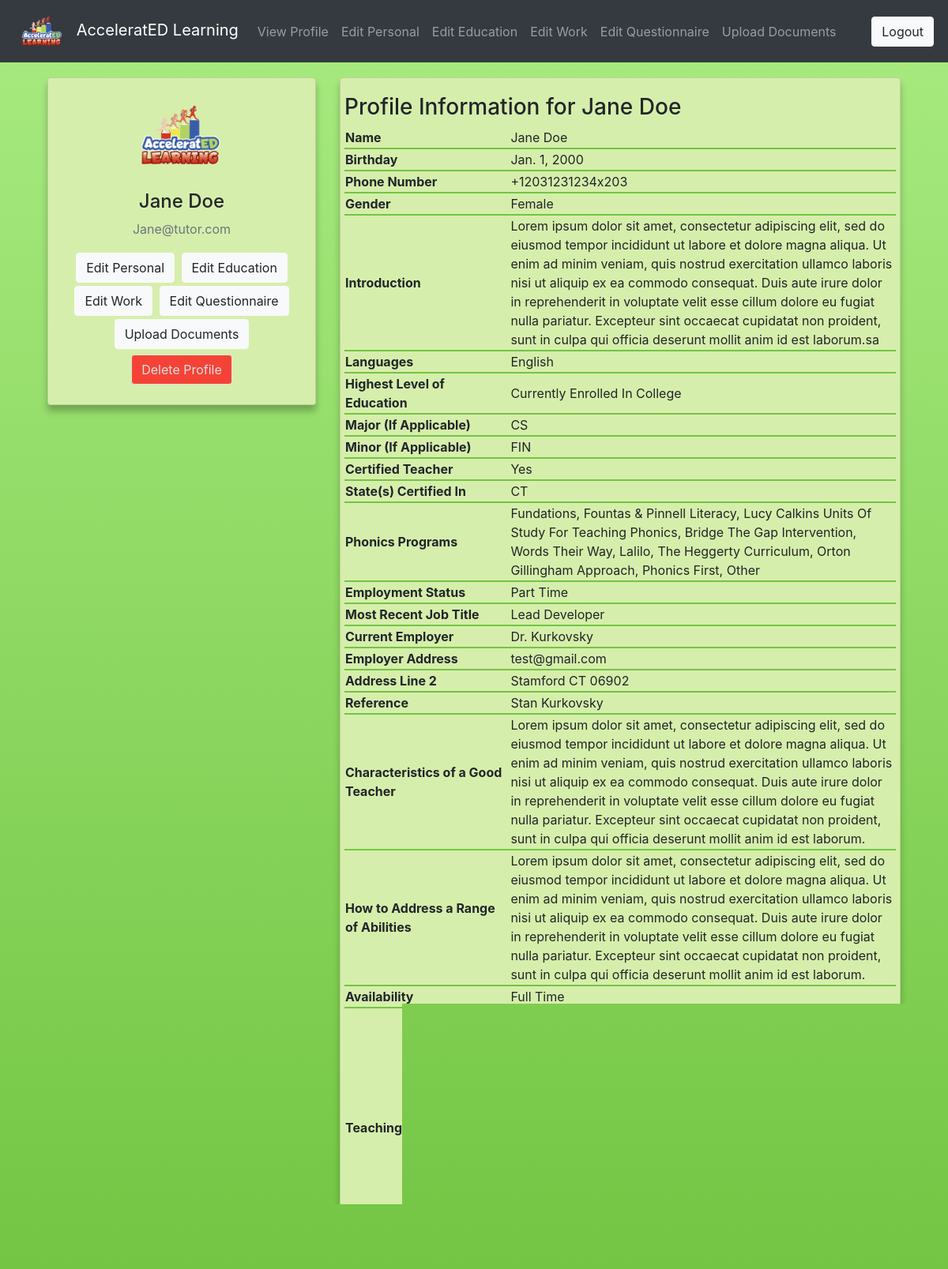
The app's page /tutor/profile/ (signed in) with its own data.
### tutor/models.py (models this page shows, shortened)
class Tutor(models.Model):
    PHONICS_CHOICES = (
        ('Fundations', 'Fundations'),
        ('Fountas & Pinnell Literacy', 'Fountas & Pinnell Literacy'),
        ('Lucy Calkins Units Of Study For Teaching Phonics',
         'Lucy Calkins Units Of Study For Teaching Phonics'),
        ('Bridge The Gap Intervention', 'Bridge The Gap Intervention'),
        ('Words Their Way', 'Words Their Way'),
        ('Lalilo', 'Lalilo'),
        ('The Heggerty Curriculum', 'The Heggerty Curriculum'),
        ('Orton Gillingham Approach', 'Orton Gillingham Approach'),
        ('Phonics First', 'Phonics First'),
        ('Other:', 'Other:')
    )
    EMPLOYMENT_CHOICES = (
        ('Full Time', 'Full Time'),
        ('Part Time', 'Part Time'),
        ('College Student', 'College Student'),
        ('Retired', 'Retired'),
        ('Other', 'Other')
    )
    STATE_CHOICES = (
        (
            ('AL','AL'),
            ('AK','AK'),
            ('AR','AR'),
            ('AZ','AZ'),
            ('CA','CA'),
            ('CO','CO'),
            ('CT','CT'),
            ('DC','DC'),
            ('DE','DE'),
            ('FL','FL'),
            ('GA','GA'),
            ('HI','HI'),
            ('IA','IA'),
            ('ID','ID'),
            ('IL','IL'),
            ('IN','IN'),
            ('KS','KS'),
            ('KY','KY'),
            ('LA','LA'),
            ('MA','MA'),
            ('MD','MD'),
            ('ME','ME'),
            ('MI','MI'),
            ('MN','MN'),
            ('MO','MO'),
            ('MS','MS'),
            ('MT','MT'),
            ('NC','NC'),
            ('NE','NE'),
            ('NH','NH'),
            ('NJ','NJ'),
            ('NM','NM'),
            ('NV','NV'),
            ('NY','NY'),
            ('ND','ND'),
            ('OH','OH'),
            ('OK','OK'),
            ('OR','OR'),
            ('PA','PA'),
            ('RI','RI'),
            ('SC','SC'),
            ('SD','SD'),
            ('TN','TN'),
            ('TX','TX'),
            ('UT','UT'),
            ('VT','VT'),
            ('VA','VA'),
            ('WA','WA'),
            ('WI','WI'),
            ('WV','WV'),
            ('WY','WY'),
            ('None','None')
        )
    )
    LANGUAGE_CHOICES = (
        ('English', 'English'),
        ('Spanish', 'Spanish')
    )
    GENDER_CHOICES = (
        ('Male', 'Male'),
        ('Female', 'Female'),
        ('Non-Binary', 'Non-Binary'),
        ('Other', 'Other')
    )
    DEGREE_CHOICES = (
        ('College Student', 'Currently Enrolled In College'),
        ('A.A./A.S.', 'Associate\'s Degree'),
        ('Technical Certification', 'Technical Certification'),
        ('B.A./B.S.', 'Bachelor\'s Degree'),
        ('M.A./M.S./M.Ed.', 'Master\'s Degree'),
        ('Ed.S.', 'Education Specialist/6th Year/Etc . . .'),
        ('Ed.D./Ph.D.', 'Doctorate')
    )
    YESNO = (
        ('Yes', 'Yes'),
        ('No', 'No')
    )
    AVAILABILITY_CHOICES = (
        ('AM', 'Part Time AM'),
        ('PM', 'Part Time PM'),
        ('Full Time', 'Full Time (AM and PM)')
    )
    email = models.OneToOneField(User, on_delete=models.CASCADE)
    firstname = models.CharField(max_length=20, blank=True, verbose_name='First Name')
    lastname = models.CharField(max_length=20, blank=True, verbose_name='Last Name')
    birthday = models.DateField(auto_now=False, null=True, blank=True)
    phonenumber = PhoneField(blank=True, verbose_name='Phone Number')
    gender = models.CharField(max_length=10, choices=GENDER_CHOICES, blank=True, default='None')
    introduction = models.TextField(max_length=1500, blank=True, verbose_name='Introduction (Describe Yourself in 200 Words or Less)')
    languages = MultiSelectField(choices=LANGUAGE_CHOICES, blank=True, default="None", verbose_name='Languages Spoken Fluently')
    education = MultiSelectField(choices=DEGREE_CHOICES, blank=True,
    verbose_name='Level of Education (Please Select All That Apply):')
    major = models.CharField(max_length=20, blank=True, verbose_name='Major (If Applicable)')
    minor = models.CharField(max_length=20, blank=True, verbose_name='Minor (If Applicable)')
    experience = models.CharField(max_length=4, choices=YESNO, blank=True, verbose_name='Are You A Certified Teacher?')
    statecert = models.CharField(max_length=5, choices=STATE_CHOICES, verbose_name='Please Choose The State In Which You are Certified:', default='None')
    phonicsex = MultiSelectField(choices=PHONICS_CHOICES, blank=True, verbose_name='Choose Any Phonics Programs You Have Experience With:')
    otherphonics = models.TextField(max_length=500, blank=True, verbose_name='If You Selected "Other," List Other Phonics Programs Here:')
    employment = models.CharField(max_length=20, choices=EMPLOYMENT_CHOICES, blank=True, verbose_name='Employment Status')
    curremployment = models.CharField(max_length=30, blank=True, verbose_name='Current or Most Recent Job Title (If Applicable)')
    employer = models.CharField(max_length=30, blank=True, verbose_name='Employer (If Applicable)')
    employeraddress = models.CharField(max_length=30, blank=True, verbose_name='Employer Address (If Applicable)')
    employercity = models.CharField(max_length=30, blank=True, verbose_name='City')
    employerstate = models.CharField(max_length=5, choices=STATE_CHOICES, verbose_name='State', default='None')
    employerzip = models.CharField(max_length=30, blank=True, verbose_name='Zip Code')
    currreference = models.CharField(max_length=60, blank=True, verbose_name='Supervisor/Reference Contact Information (If Applicable)')
    teachercharacteristics = models.TextField(max_length=1500, blank=True, verbose_name='What Characteristics Make A Good Teacher: (200 Words or Less)')
    abilitiesquestion = models.TextField(
        max_length=1500, blank=True, verbose_name='How Would You Address A Range Of Abilities In Your Classroom: (200 Words or Less)')
    availability = models.CharField(max_length=20, choices=AVAILABILITY_CHOICES, blank=True, verbose_name='Choose Your Availability:')
    image = models.ImageField(upload_to='images/', blank=True, null=True, verbose_name="")

class User(AbstractUser):
    username = None
    email = models.EmailField(_('email address'), unique=True)
    USERNAME_FIELD = 'email'
    REQUIRED_FIELDS = []
    objects = UserManager()

### tutor/views.py (the view)
# urls.py: path('profile/', views.profile_view, name='profile'),
@login_required(login_url='login')
def profile_view(request):
    User = get_user_model()
    user = User.objects.get(email=request.user.email)
    tutor = Tutor.objects.filter(email=user)
    return render(request, 'tutor/profile.html', {'authenticated': True, "Tutor": tutor, "User": user})

### templates/tutor/profile.html (shortened to what this page needs)
{% extends 'tutor/base.html' %}
{% load crispy_forms_filters %}
{% block body %}
{% for tutor in Tutor %}
<div class="container">
    <div class="main-body">
        <div class="row gutters-sm">
            <div class="col-md-4 mb-3">
                <div class="card">
                    <div class="card-body">
                        <div class="d-flex flex-column align-items-center text-center">
                            <img src="/static/images/logo1.png"
                                class="rounded-circle" width="150">
                            <div class="mt-3">
                                <h4>{{tutor.firstname}} {{tutor.lastname}}</h4>
                                <p class="text-muted font-size-sm">{{tutor.email}}</p>
                                <a href="{% url 'personal' %}" class="btn btn-light">Edit Personal</a>
                                <a href="{% url 'edu' %}" class="btn btn-light">Edit Education</a>
                                <a href="{% url 'work' %}" class="btn btn-light">Edit Work</a>
                                <a href="{% url 'qa' %}" class="btn btn-light">Edit Questionnaire</a>
                                <a href="{% url 'imgUpload' %}" class="btn btn-light">Upload Documents</a><br>
                                <a href="{% url 'delete' %}" class="btn btn-outline-primary del_btn" onclick="return confirm('Are you sure you want to delete your Profile?');" >
                                    Delete Profile</a>
                            </div>
                        </div>
                    </div>
                </div>
            </div>
            <div class="col-md-8">
                <div class="card mb-3">
                    <div class="card-body">
                        <div class="row">
                            <h3>Profile Information for {{tutor.firstname}} {{tutor.lastname}}</h3>
                        <table style="width:100%">
                            <tr>
                                <th style="width:30%">Name</th>
                                <td>{{tutor.firstname}} {{tutor.lastname}}</td>
                            </tr>
                            <tr>
                                <th>Birthday</th>
                                <td>{{tutor.birthday}}</td>
                            </tr>
                            <tr>
                                <th>Phone Number</th>
                                <td>{{tutor.phonenumber}}</td>
                            </tr>
                            <tr>
                                <th>Gender</th>
                                <td>{{tutor.gender}}</td>
                            </tr>
                            <tr>
                                <th>Introduction</th>
                                <td>{{tutor.introduction}}</td>
                            </tr>
                            <tr>
                                <th>Languages</th>
                                <td>{{tutor.languages}}</td>
                            </tr>
                            <tr>
                                <th>Highest Level of Education</th>
                                <td>{{tutor.education}}</td>
                            </tr>
                            <tr>
                                <th>Major (If Applicable)</th>
                                <td>{{tutor.major}}</td>
                            </tr>
                            <tr>
                                <th>Minor (If Applicable)</th>
                                <td>{{tutor.minor}}</td>
                            </tr>
                            <tr>
                                <th>Certified Teacher</th>
                                <td>{{tutor.experience}}</td>
                            </tr>
                            <tr>
                                <th>State(s) Certified In</th>
                                <td>{{tutor.statecert}}</td>
                            </tr>
                            <tr>
                                <th>Phonics Programs</th>
                                <td>{{tutor.phonicsex}} {{tutor.otherphonics}}</td>
                            </tr>
                            <tr>
                                <th>Employment Status</th>
                                <td>{{tutor.employment}}</td>
                            </tr>
                            <tr>
                                <th>Most Recent Job Title</th>
                                <td>{{tutor.curremployment}}</td>
                            </tr>
                            <tr>
                                <th>Current Employer</th>
                                <td>{{tutor.employer}}</td>
                            </tr>
                            <tr>
                                <th>Employer Address</th>
                                <td>{{tutor.employeraddress}}</td>
                            </tr>
                            <tr>
                                <th>Address Line 2</th>
                                <td>{{tutor.employercity}} {{tutor.employerstate}} {{tutor.employerzip}}</td>
                            </tr>
                            <tr>
                                <th>Reference</th>
                                <td>{{tutor.currreference}}</td>
                            </tr>
                            <tr>
                                <th>Characteristics of a Good Teacher</th>
                                <td>{{tutor.teachercharacteristics}}</td>
                            </tr>
                            <tr>
                                <th>How to Address a Range of Abilities</th>
                                <td>{{tutor.abilitiesquestion}}</td>
                            </tr>
                            <tr>
                                <th>Availability</th>
                                <td>{{tutor.availability}}</td>
                            </tr>
                            <tr>
                                <th>Teaching Certificate</th>
                                <td><img src='/media/{{tutor.image}}'width="300"></td>
                            </tr>
                        </table>
                        </div>
                    </div>
                </div>
            </div>
        </div>
    </div>
</div>
{% endfor %}
{% endblock %}

### static/css/styles.css (style rules this page uses)
html { height: 100%; }
body { height: 100%; margin: 0; background-repeat: no-repeat; background-attachment: fixed; background-image: linear-gradient(#a8eb81,#73c543); padding-top: 50px; overflow-wrap: break-word; }
.card { box-shadow: 0 8px 8px 0 #00000040; background-color: #d6eeab; margin-bottom: 20px; overflow-wrap: break-word; }
.btn { margin: 2px; }
tr { border-bottom: 2px solid #73c543; }
.del_btn { color: #e0e0e0; background-color: #f44336; border-color: #e0e0e0; margin: 5px; }

### records on screen
Tutor: firstname "Jane", lastname "Doe", email "Jane@tutor.com", birthday "Jan. 1, 2000", phonenumber "+12031231234x203", gender "Female", introduction "Lorem ipsum dolor sit amet, consectetur adipiscing elit, sed do eiusmod tempor incididunt ut labore et dolore magna aliqua. Ut enim ad minim veniam, quis nostrud exercitation ullamco laboris nisi ut aliquip ex ea commodo consequat. Duis aute irure dolor in reprehenderit in voluptate velit esse cillum dolore eu fugiat nulla pariatur. Excepteur sint occaecat cupidatat non proident, sunt in culpa qui officia deserunt mollit anim id est laborum.sa", languages "English", education "Currently Enrolled In College", major "CS", minor "FIN", experience "Yes", statecert "CT", phonicsex "Fundations, Fountas & Pinnell Literacy, Lucy Calkins Units Of Study For Teaching Phonics, Bridge The Gap Intervention, Words Their Way, Lalilo, The Heggerty Curriculum, Orton Gillingham Approach, Phonics First, Other", employment "Part Time", curremployment "Lead Developer", employer "Dr. Kurkovsky", employeraddress "test@gmail.com", employercity "Stamford", employerstate "CT", employerzip "06902", currreference "Stan Kurkovsky", teachercharacteristics "Lorem ipsum dolor sit amet, consectetur adipiscing elit, sed do eiusmod tempor incididunt ut labore et dolore magna aliqua. Ut enim ad minim veniam, quis nostrud exercitation ullamco laboris nisi ut aliquip ex ea commodo consequat. Duis aute irure dolor in reprehenderit in voluptate velit esse cillum dolore eu fugiat nulla pariatur. Excepteur sint occaecat cupidatat non proident, sunt in culpa qui officia deserunt mollit anim id est laborum.", abilitiesquestion "Lorem ipsum dolor sit amet, consectetur adipiscing elit, sed do eiusmod tempor incididunt ut labore et dolore magna aliqua. Ut enim ad minim veniam, quis nostrud exercitation ullamco laboris nisi ut aliquip ex ea commodo consequat. Duis aute irure dolor in reprehenderit in voluptate velit esse cillum dolore eu fugiat nulla pariatur. Excepteur sint occaecat cupidatat non proident, sunt in culpa qui officia deserunt mollit anim id est laborum.", availability "Full Time", image (picture)
